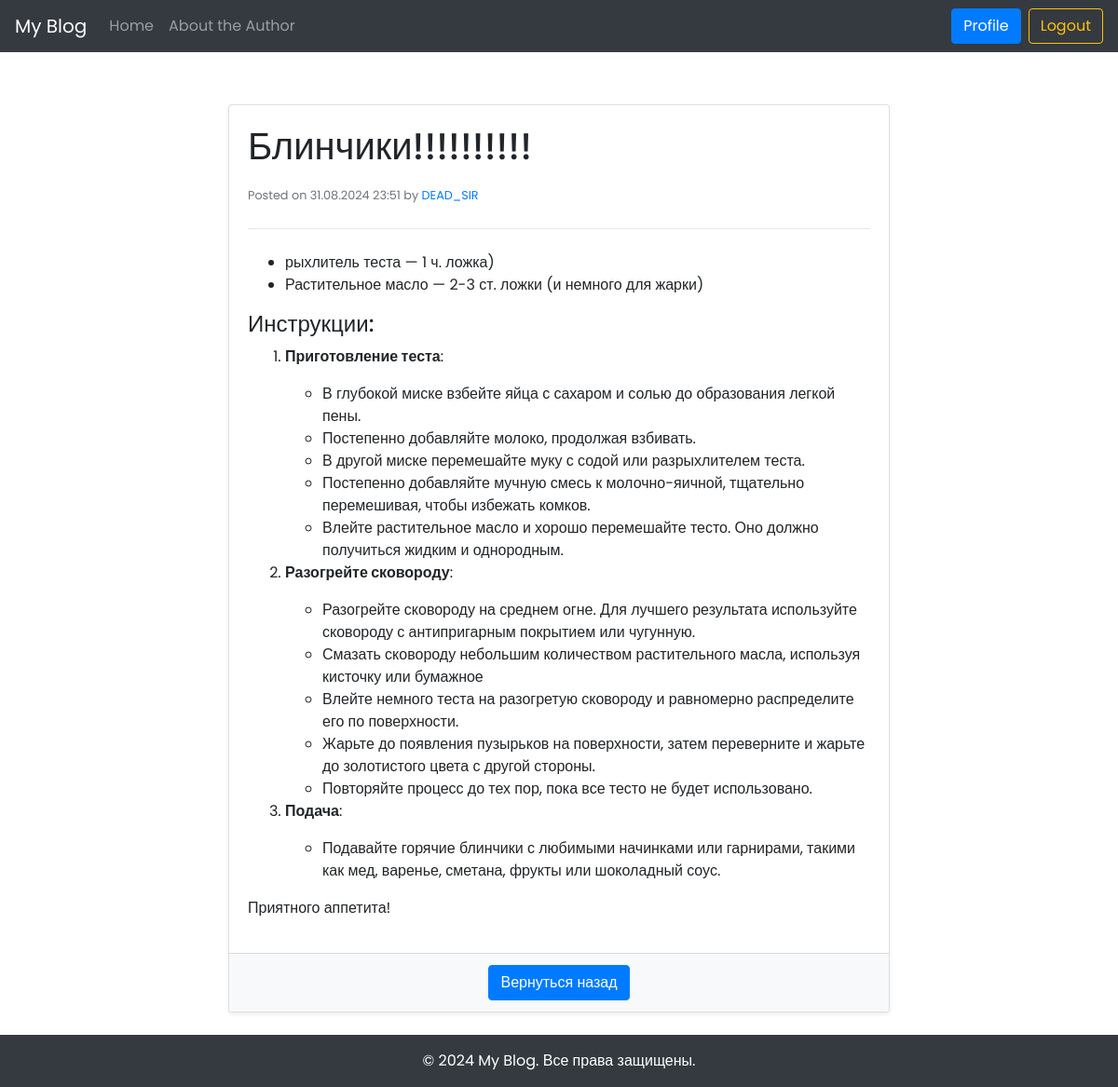
The page /post_detail/2 (signed in) on the database its author committed.
### app/models.py (models this page shows, shortened)
class Post(db.Model):
    id: so.Mapped[int] = so.mapped_column(primary_key=True)
    title: so.Mapped[str] = so.mapped_column(sa.String(60))
    preview: so.Mapped[str] = so.mapped_column(sa.String(120))
    body: so.Mapped[str] = so.mapped_column(sa.String(420), nullable=False)
    timestamp: so.Mapped[datetime] = so.mapped_column(
        index=True, default=lambda: datetime.now(moscow_tz))
    user_id: so.Mapped[int] = so.mapped_column(sa.ForeignKey(User.id), index=True)
    author: so.Mapped[User] = so.relationship('User', back_populates='posts')
    def formatted_timestamp(self):
        return self.timestamp.strftime('%d.%m.%Y %H:%M')

class User(UserMixin, db.Model):
    id: so.Mapped[int] = so.mapped_column(primary_key=True)
    username: so.Mapped[str] = so.mapped_column(sa.String(64), index=True, unique=True)
    email: so.Mapped[str] = so.mapped_column(sa.String(120), index=True, unique=True)
    password_hash: so.Mapped[Optional[str]] = so.mapped_column(sa.String(256))
    is_admin: so.Mapped[bool] = so.mapped_column(default=False)
    posts: so.WriteOnlyMapped['Post'] = so.relationship(back_populates='author')
    about_me: so.Mapped[Optional[str]] = so.mapped_column(sa.String(140))
    last_seen: so.Mapped[Optional[datetime]] = so.mapped_column(
        default=lambda: datetime.now(moscow_tz))

### app/routes.py (the view)
@app.route("/post_detail/<post_id>")
@login_required
def post_detail(post_id):
    post = Post.query.filter_by(id=post_id).first_or_404()
    return render_template("post_details.html", post=post)

### app/models.py (called while the page is built)
@login.user_loader
def load_user(id):
    return db.session.get(User, int(id))

### app/routes.py (called while the page is built)
@app.before_request
def before_request():
    if current_user.is_authenticated:
        current_user.last_seen = datetime.now(moscow_tz)
        db.session.commit()

### app/templates/post_details.html (shortened to what this page needs)
{% extends "base.html" %}
{% block content %}
<div class="container mt-5">
    <div class="row">
        <div class="col-md-8 offset-md-2">
            <div class="card mb-4 shadow-sm">
                <div class="card-body">
                    <h1 class="card-title mb-3">{{ post.title }}</h1>
                    <p class="card-text mb-4">
                        <small class="text-muted">
                            Posted on {{ post.formatted_timestamp() }} by
                            <a href="{{ url_for('user', username=post.author.username) }}" class="text-decoration-none">
                            {{ post.author.username }}
                            </a>
                        </small>
                    </p>
                    <hr class="my-4">
                    <div>
                        <p class="card-text">{{ post.body | safe }}</p>
                    </div>
                </div>
                <div class="card-footer bg-light text-center">
                    <a href="javascript:history.back()" class="btn btn-primary">
                        Вернуться назад
                    </a>
                </div>
            </div>
        </div>
    </div>
</div>
{% endblock %}

### app/templates/base.html (style rules this page uses)
body { font-family: 'Poppins', sans-serif; }

### rows shown on the page
Post: title "Блинчики!!!!!!!!!!", formatted_timestamp "31.08.2024 23:51", body "рыхлитель теста — 1 ч. ложка) Растительное масло — 2-3 ст. ложки (и немного для жарки) Инструкции: Приготовление теста : В глубокой миске взбейте яйца с сахаром и солью до образования легкой пены. Постепенно добавляйте молоко, продолжая взбивать. В другой миске перемешайте муку с содой или разрыхлителем теста. Постепенно добавляйте мучную смесь к молочно-яичной, тщательно перемешивая, чтобы избежать комков. Влейте растительное масло и хорошо перемешайте тесто. Оно должно получиться жидким и однородным. Разогрейте сковороду : Разогрейте сковороду на среднем огне. Для лучшего результата используйте сковороду с антипригарным покрытием или чугунную. Смазать сковороду небольшим количеством…"
User: author.username "DEAD_SIR"
